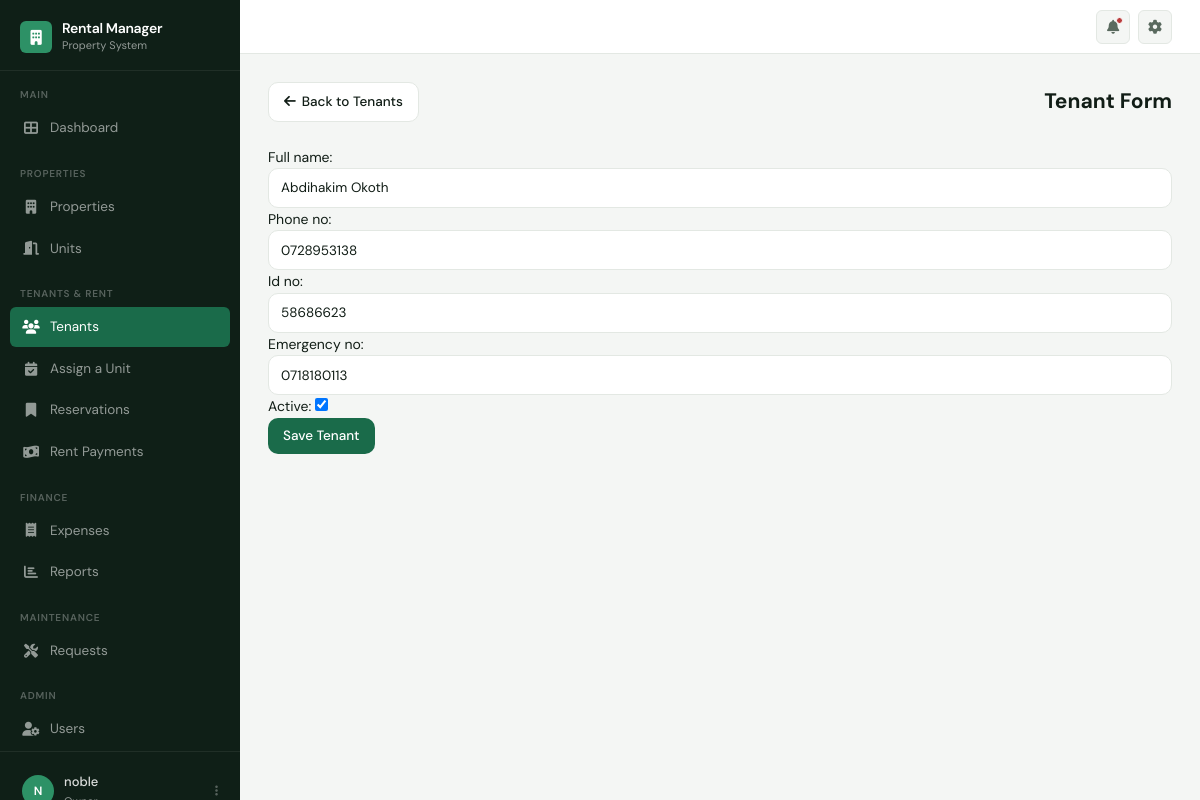
The app's page /tenants/tenants/53/update/ (signed in) with its own data.
### accounts/models.py (models this page shows, shortened)
class User(AbstractUser):
    OWNER = 'OWNER'
    MANAGER = 'MANAGER'
    CARETAKER = 'CARETAKER'
    ROLE_CHOICES = [
        (OWNER, 'Owner'),
        (MANAGER, 'Manager'),
        (CARETAKER, 'Caretaker'),
    ]
    phone_number = models.CharField(max_length=15, unique=True)
    role = models.CharField(max_length=20, choices=ROLE_CHOICES, default=CARETAKER)
    created_at = models.DateTimeField(auto_now_add=True)
    updated_at = models.DateTimeField(auto_now=True)

### tenants/models.py (models this page shows, shortened)
class Tenant(models.Model):
    full_name = models.CharField(max_length=50)
    phone_no = models.CharField(max_length=15, blank=False, unique=True)
    id_no = models.CharField(max_length=20, unique=True)
    emergency_no = models.CharField(max_length=15, null=True, blank=True)
    active = models.BooleanField(default=True)
    created_at = models.DateTimeField(auto_now_add=True)
    updated_at = models.DateTimeField(auto_now=True)
    class Meta:
        ordering = ['full_name']

### tenants/views.py (the view)
# urls.py: path('tenants/<int:pk>/update/', views.tenant_update, name='tenant_update'),
def tenant_update(request, pk):
    tenant = get_object_or_404(Tenant, pk=pk)
    if request.method == 'POST':
        form = TenantForm(request.POST, instance=tenant)
        if form.is_valid():
            form.save()
            messages.success(request, 'Tenant updated successfully.')
            return redirect('tenant_list')
    else:
        form = TenantForm(instance=tenant)
    return render(request, 'tenants/tenant_form.html', {'form': form})

### tenants/forms.py
class TenantForm(forms.ModelForm):
    class Meta:
        model = Tenant
        fields = ['full_name', 'phone_no', 'id_no', 'emergency_no', 'active']
        widgets = {
            'full_name': forms.TextInput(attrs={'class': 'form-control'}),
            'phone_no': forms.TextInput(attrs={'class': 'form-control'}),
            'id_no': forms.TextInput(attrs={'class': 'form-control'}),
            'emergency_no': forms.TextInput(attrs={'class': 'form-control'}),
            'active': forms.CheckboxInput(attrs={'class': 'form-check-input'}),
        }

### templates/tenants/tenant_form.html (shortened to what this page needs)
{% extends 'base.html' %}
{% block content %}
<div class="page-header" style="margin-bottom:24px; display:flex; justify-content:space-between; align-items:center; gap:12px; flex-wrap:wrap;">
    <a href="{% url 'tenant_list' %}" class="btn btn-secondary">
        <i class="fas fa-arrow-left"></i> Back to Tenants
    </a>
    <h2 style="margin:0;">Tenant Form</h2>
</div>
<form method="post">
    {{ form.as_p }}
    <button type="submit"
            class="btn btn-primary">
        Save Tenant
    </button>
</form>
{% endblock %}

### templates/base.html (shortened to what this page needs)
<!DOCTYPE html>
<html lang="en">
{% load static %}
<head>
  <link rel="stylesheet" href="https://cdnjs.cloudflare.com/ajax/libs/font-awesome/6.4.0/css/all.min.css">
  <link rel="stylesheet" href="{% static 'styles/main.css' %}">
</head>
<body>
{% if user.is_authenticated %}
<aside class="sidebar" id="sidebar" aria-label="Main navigation">
  <a href="{% url 'home' %}" class="sidebar-brand">
    <div class="brand-icon"><i class="fas fa-building" aria-hidden="true"></i></div>
    <div>
      <div class="brand-name">Rental Manager</div>
      <div class="brand-sub">Property System</div>
    </div>
  </a>
  <div class="sidebar-section-label">Main</div>
  <ul class="sidebar-nav">
    <li>
      <a href="{% url 'dashboard' %}"
         class="{% if request.resolver_match.url_name == 'dashboard' %}active{% endif %}"
         aria-current="{% if request.resolver_match.url_name == 'dashboard' %}page{% endif %}">
        <i class="fas fa-th-large" aria-hidden="true"></i> Dashboard
      </a>
    </li>
  </ul>
  {% if user.role == 'OWNER' or user.role == 'MANAGER' %}
  <div class="sidebar-section-label">Properties</div>
  <ul class="sidebar-nav">
    <li>
      <a href="{% url 'property_list' %}"
         class="{% if 'property' in request.resolver_match.url_name %}active{% endif %}"
         aria-current="{% if 'property' in request.resolver_match.url_name %}page{% endif %}">
        <i class="fas fa-building" aria-hidden="true"></i> Properties
      </a>
    </li>
    <li>
      <a href="{% url 'unit_list' %}"
         class="{% if 'unit' in request.resolver_match.url_name %}active{% endif %}"
         aria-current="{% if 'unit' in request.resolver_match.url_name %}page{% endif %}">
        <i class="fas fa-door-open" aria-hidden="true"></i> Units
      </a>
    </li>
  </ul>
  {% endif %}
  <div class="sidebar-section-label">Tenants &amp; Rent</div>
  <ul class="sidebar-nav">
    <li>
      <a href="{% url 'tenant_list' %}"
         class="{% if 'tenant' in request.resolver_match.url_name %}active{% endif %}"
         aria-current="{% if 'tenant' in request.resolver_match.url_name %}page{% endif %}">
        <i class="fas fa-users" aria-hidden="true"></i> Tenants
      </a>
    </li>
    <li>
      <a href="{% url 'tenancy_list' %}"
         class="{% if 'tenancy' in request.resolver_match.url_name %}active{% endif %}"
         aria-current="{% if 'tenancy' in request.resolver_match.url_name %}page{% endif %}">
        <i class="fas fa-calendar-check" aria-hidden="true"></i> Assign a Unit
      </a>
    </li>
    <li>
      <a href="{% url 'reservation_list' %}"
         class="{% if 'reservation' in request.resolver_match.url_name %}active{% endif %}"
         aria-current="{% if 'reservation' in request.resolver_match.url_name %}page{% endif %}">
        <i class="fas fa-bookmark" aria-hidden="true"></i> Reservations
      </a>
    </li>
    <li>
      <a href=""
         class="{% if 'rent_payment' in request.resolver_match.url_name %}active{% endif %}"
         aria-current="{% if 'rent_payment' in request.resolver_match.url_name %}page{% endif %}">
        <i class="fas fa-money-bill-wave" aria-hidden="true"></i> Rent Payments
      </a>
    </li>
  </ul>
  <div class="sidebar-section-label">Finance</div>
  <ul class="sidebar-nav">
    <li>
      <a href=""
         class="{% if 'expense' in request.resolver_match.url_name %}active{% endif %}"
         aria-current="{% if 'expense' in request.resolver_match.url_name %}page{% endif %}">
        <i class="fas fa-receipt" aria-hidden="true"></i> Expenses
      </a>
    </li>
    <li>
      <a href=""
         class="{% if 'report' in request.resolver_match.url_name %}active{% endif %}"
         aria-current="{% if 'report' in request.resolver_match.url_name %}page{% endif %}">
        <i class="fas fa-chart-bar" aria-hidden="true"></i> Reports
      </a>
    </li>
  </ul>
  <div class="sidebar-section-label">Maintenance</div>
  <ul class="sidebar-nav">
    <li>
      <a href=""
         class="{% if 'maintenance' in request.resolver_match.url_name %}active{% endif %}"
         aria-current="{% if 'maintenance' in request.resolver_match.url_name %}page{% endif %}">
        <i class="fas fa-tools" aria-hidden="true"></i> Requests
      </a>
    </li>
  </ul>
  {% if user.role == 'OWNER' %}
  <div class="sidebar-section-label">Admin</div>
  <ul class="sidebar-nav">
    <li>
      <a href="{% url 'user_list' %}"
         class="{% if 'user' in request.resolver_match.url_name %}active{% endif %}"
         aria-current="{% if 'user' in request.resolver_match.url_name %}page{% endif %}">
        <i class="fas fa-user-cog" aria-hidden="true"></i> Users
      </a>
    </li>
  </ul>
  {% endif %}
  <div class="sidebar-footer">
    <div class="user-card" onclick="toggleDropdown('userDrop')" role="button" aria-haspopup="true" aria-expanded="false" tabindex="0">
      <div class="user-avatar" aria-hidden="true">
        {{ user.get_full_name|default:user.username|first|upper }}
      </div>
      <div class="user-info">
        <div class="user-name">{{ user.get_full_name|default:user.username }}</div>
        <div class="user-role">{{ user.get_role_display }}</div>
      </div>
      <i class="fas fa-ellipsis-v user-ellipsis" aria-hidden="true"></i>
    </div>
  </div>
</aside>
{% endif %}
<div class="main">
  {% if user.is_authenticated %}
  <header class="topbar" role="banner">
    <div class="topbar-right">
      <a href="" class="topbar-btn notif-dot" title="Notifications" aria-label="Notifications">
        <i class="fas fa-bell" aria-hidden="true"></i>
      </a>
      <a href="" class="topbar-btn topbar-btn--hide-mobile" title="Settings" aria-label="Settings">
        <i class="fas fa-cog" aria-hidden="true"></i>
      </a>
    </div>
  </header>
  {% endif %}
  <main class="page" id="main-content">
    {% block content %}{% endblock %}
  </main>
</div>
</body>
</html>

### records on screen
User: get_full_name|first "N", get_full_name "noble"
Tenant: full_name "Abdihakim Okoth", phone_no "0728953138", id_no "58686623", emergency_no "0718180113", active "☑"
